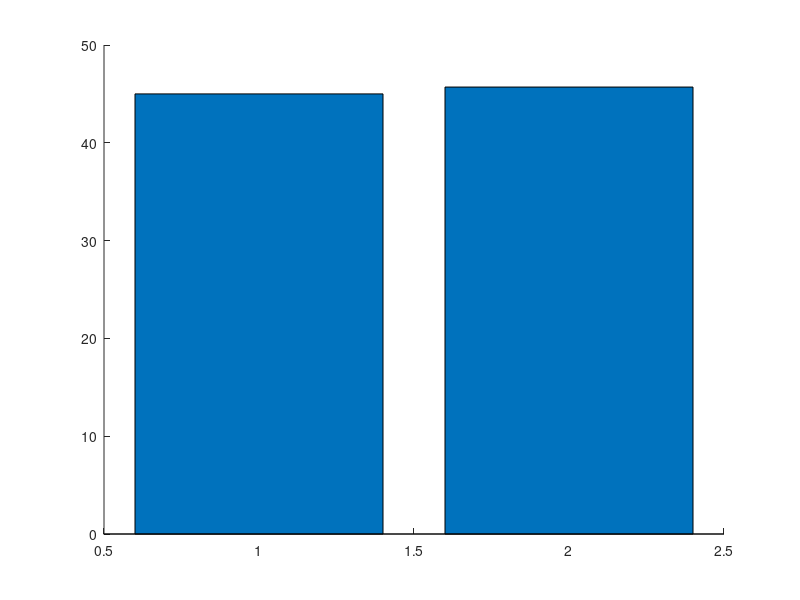

Source code (MATLAB): (Note: this script raises an error after producing the figure.)
function pic_bar_Average_TAS102_DCR()

y_DCR=[45;45.7];
b = bar(y_DCR,0.8,'FaceAlpha',0.7);
b.FaceColor = 'flat';
b.CData(1,:) = [190 190 190]./255;
b.CData(2,:) = [255 106 106]./255;
hold on

plot(0.15:0.05:2.85,45.*ones(1,55),'--','Color',[54 54 54]./255)
hold on 
plot(1.75,54.5,'Marker','.','Color','#FF0000','Markersize',50);
hold on;
plot(1.875,44,'Marker','.','Color','#FF7F00','Markersize',50);
hold on;
plot(2,44.1,'Marker','.','Color','#FFA500','Markersize',50);
hold on;
plot(2.125,46.8,'Marker','.','Color','#00BFFF','Markersize',50);
hold on;
plot(2.25,51.1,'Marker','.','Color','#7B68EE','Markersize',50);
hold on
text(0.85,87,'45%','Color',[190 190 190]./255,'FontSize',25)
hold on
text(1.8,87,'45.7%','Color',[255 106 106]./255,'FontSize',25)

%% Output image setting
set(gca,'XLim',[0.15 2.85]);
set(gca,'YLim',[0 100]);
set(gca,'XTickLabel',{'simulation data' 'clinical data'});
set(gca,'Linewidth',1);
set(gca,'FontSize',22);
set(gca,'FontName','Arial');
ylabel('RECITS (%)');
title('TAS-102 (DCR)');
set(gcf,'unit','centimeters','position',[2 25 18 10])
print('TAS102_Average_DCR','-dpng','-r600')

end